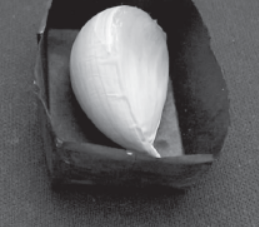
%> input picture 向下.bmp, 259 x 227 px
$ octave main.m   (GNU Octave 9; MATLAB toolbox functions it lacks are replaced by stand-ins)
%> lines starting %> are read from the running program, lines starting %| are printed output that depends on the picture
a = imread('向下.bmp');               %读入图片
%> a is the input picture: size 227x259x3 uint8; mean R, G, B 97.8, 97.5, 99.3
I = rgb2gray(a);                      %灰度变换

%------------------------------------
%图像裁剪
% I1 = imadjust(I,[0.2 0],[0 1]);
% imshow(I1);
I(I<150) = 0;
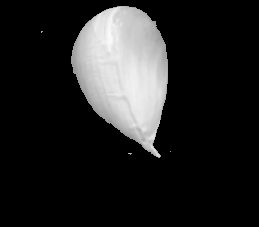
%> I: size 227x259 uint8; min 0, max 252, mean 35.1
% [13 lines of commented-out code are left out]
lie = sum(I,2);
%> lie = 227 values, max 20313 at index 61, min 0 at index 1, mean 9084.1
plot(lie)
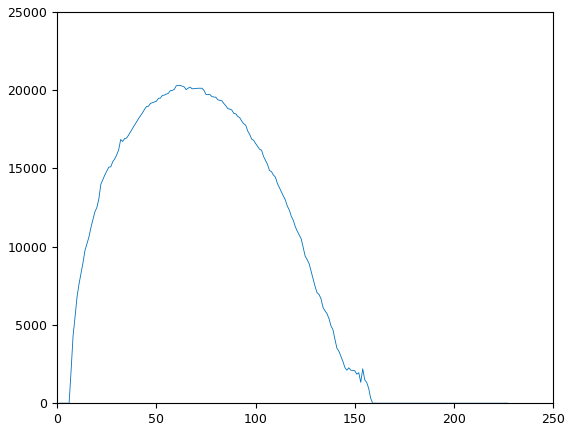
%> figure redrawn from the program's plot data; curve peaks at x = 61, y = 20313

[a,~] = find(lie ~= 0);
%> a = 152 values from 7 to 158
len = a(end)-a(1);  %大蒜长度
%> len = 151
sum_up = sum(lie(a(1):a(1)+len/2));
%> sum_up = 1266890
sum_down = sum(lie(a(1)+len/2:a(end)));
%> sum_down = 795201
if(sum_down>sum_up)
    disp('上')
else
    disp('下')
end

$ run again, with 向上.bmp copied over 向下.bmp
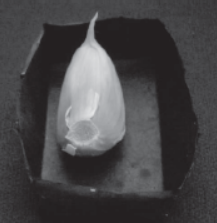
%> input picture 向上.bmp, 217 x 223 px
%> a is the input picture: size 223x217x3 uint8; mean R, G, B 71.5, 70.2, 71.8
%> `I(I<150) = 0;`:
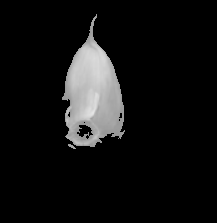
%> I: size 223x217 uint8; min 0, max 228, mean 18.1
%> lie = 223 values, max 10813 at index 98, min 0 at index 1, mean 3925.8
%> `plot(lie)`:
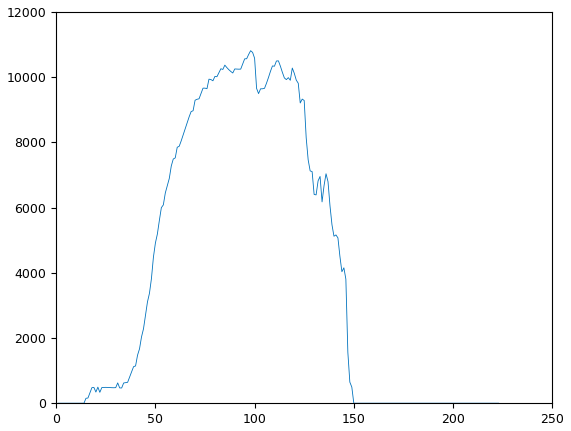
%> figure redrawn from the program's plot data; curve peaks at x = 98, y = 10813
%> a = 135 values from 15 to 149
%> len = 134
%> sum_up = 311201
%> sum_down = 574400
